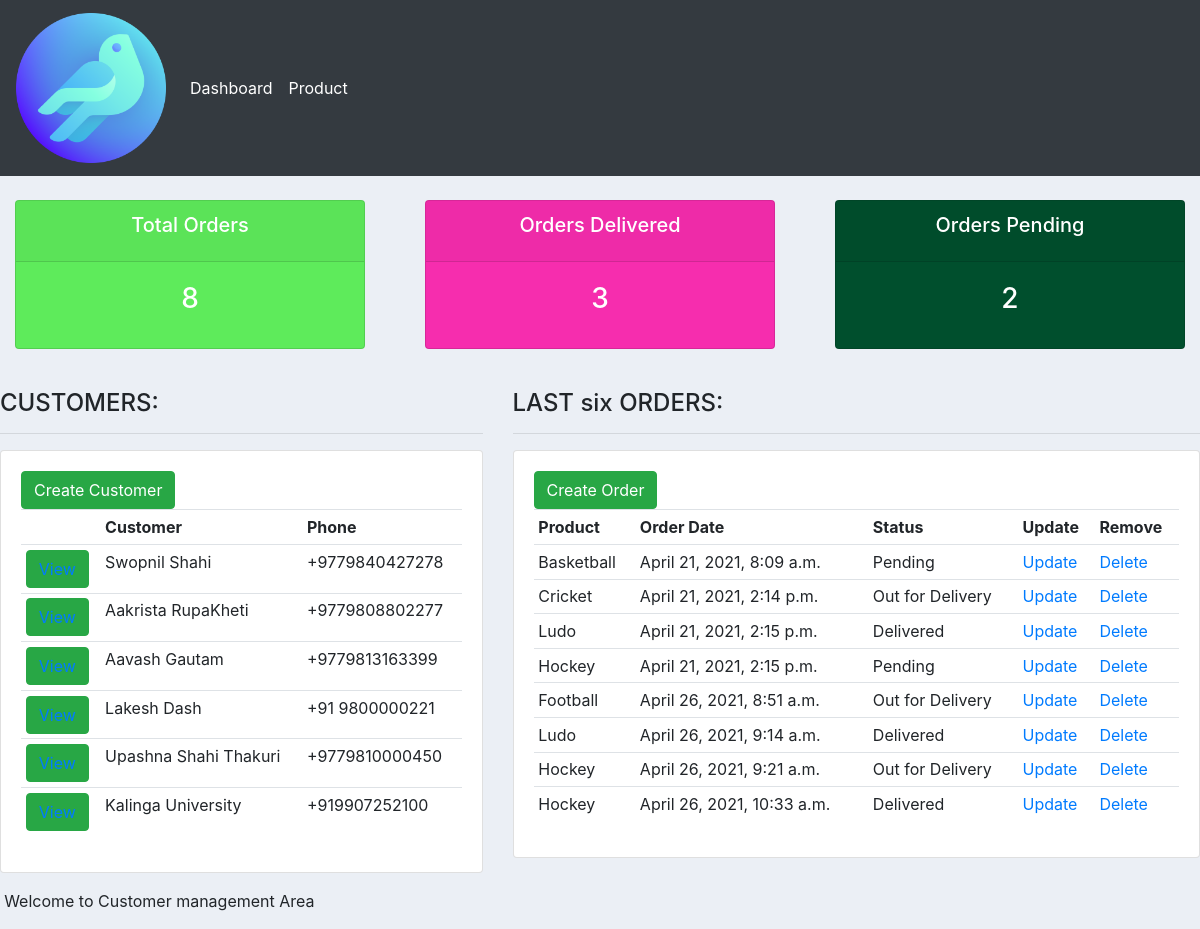
The page / on the database its author committed.
### accounts/models.py (models this page shows, shortened)
class Customer(models.Model):
    name = models.CharField(max_length = 150, null = True)
    phone = models.CharField(max_length = 150, null = True)
    email = models.EmailField(max_length = 150, null = True)
    date_created = models.DateTimeField(auto_now_add = True, null= True)

class Order(models.Model):
    STATUS = (
        ('Pending', 'Pending'),
        ('Out for Delivery', 'Out for Delivery'),
        ('Delivered','Delivered',)
    )
    customer = models.ForeignKey(Customer, null=True, on_delete = models.SET_NULL)
    product = models.ForeignKey(Product, null = True, on_delete = models.SET_NULL)
    date_created = models.DateTimeField(auto_now_add = True)
    status = models.CharField(max_length = 200, null = True, choices = STATUS)

class Product(models.Model):
    CATEGORY = (
        ('Indoor','Indoor'),
        ('Outdoor','Outdoor'),
    )
    name = models.CharField(max_length = 150, null = True)
    price = models.FloatField(null = True)
    category = models.CharField(max_length = 150, null = True, choices = CATEGORY)
    description = models.CharField(max_length = 250, null = True, blank = True)
    date_created = models.DateTimeField(auto_now_add = True, null = True)
    tags = models.ManyToManyField(Tag)
    def __str__(self):
        return self.name

### accounts/views.py (the view)
# urls.py: path('', views.home, name='home'),
def home(request):
    orders = Order.objects.all()
    customers = Customer.objects.all()
    total_customers = customers.count()
    total_orders = orders.count()
    delivered = orders.filter(status = 'Delivered').count()
    pending = orders.filter(status = 'Pending').count()
    context = {'orders':orders, 'customers':customers,
	'total_orders':total_orders,'delivered':delivered,
	'pending':pending }
    return render(request, 'accounts/dashboard.html', context )

### accounts/templates/accounts/dashboard.html
{% extends 'accounts/main.html' %}
{% block content %}
{% include 'accounts/status.html' %}
    <br>
    <div class="row justify-content-between">
        <div class="col-md-5">
            <h4>CUSTOMERS:</h4>
            <hr>
            <div class="card">
                <div class="card-body">
                    <a href="#"><button type="button" class="btn btn-success">Create Customer</button></a>
                    <table class="table table-sm">
                        <tr>
                            <th></th>
                            <th>Customer</th>
                            <th>Phone</th>
                        </tr>
                        {% for customer in customers %}
                            <tr>
                                <td><button class="btn btn-success"><a href="{% url 'customer' customer.id %}">View</a></button></td>
                                <td>{{ customer.name }}</td>
                                <td>{{customer.phone }}</td>
                            </tr>
                        {% endfor %}
                    </table>
                </div>
              </div>
        </div>
        <div class="col-md-7">
            <h4>LAST six ORDERS:</h4>
            <hr>
            <div class="card">
                <div class="card-body">
                    <a href="{% url 'create_order' %}"><button type="button" class="btn btn-success">Create Order</button></a>
                    <table class="table table-sm">
                        <tr>
                            <th>Product</th>
                            <th>Order Date</th>
                            <th>Status</th>
                            <th>Update</th>
                            <th>Remove</th>
                        </tr>
                        {% for order in orders %}
                        <tr>
                            <td>{{ order.product}}</td>
                            <td>{{order.date_created }}</td>
                            <td>{{ order.status }}</td>
                            <td><a href="{% url 'update_order' order.id %}"> Update </a></td>
                            <td><a href="{% url 'delete_order' order.id %}"> Delete </a></td>
                        </tr>
                        {% endfor %}
                    </table>
                </div>
              </div>
        </div>
{% endblock %}

### accounts/templates/accounts/main.html (shortened to what this page needs)
{% load static %}
<!DOCTYPE html>
<html lang="en">
<head>
    <link rel="stylesheet" href="https://maxcdn.bootstrapcdn.com/bootstrap/4.0.0/css/bootstrap.min.css">
	<link rel="stylesheet" href="{% static 'css/main.css' %}">
</head>
<body>
    {% include 'accounts/navbar.html' %}
    {% block content %}
    {% endblock %}
    {% include 'accounts/footer.html' %}
</body>
</html>

### accounts/templates/accounts/navbar.html (shortened to what this page needs)
{% load static %}
<nav class="navbar navbar-expand-lg navbar-dark bg-dark">
    <a class="navbar-brand" href="#"><img src="{% static '/images/twitter.png' %}" alt="logo" width="150px" height="150px"></a>
    <div class="collapse navbar-collapse" id="navbarNav">
      <ul class="navbar-nav">
        <li class="nav-item active">
          <a class="nav-link" href="{% url 'home' %}">Dashboard</a>
        </li>
        <li class="nav-item active">
          <a class="nav-link" href="{% url 'product' %}">Product</a>
        </li>
      </ul>
    </div>
  </nav>

### accounts/templates/accounts/status.html
<br>
<div class="row">
	<div class="col">
		<div class="col-md">
			<div class="card text-center text-white  mb-3" id="total-orders">
			  	<div class="card-header">
			  		<h5 class="card-title">Total Orders</h5>
			  	</div>
			  	<div class="card-body">
			    	<h3 class="card-title">{{total_orders }}</h3>
			  	</div>
			</div>
		</div>
	</div>
	<div class="col">
		<div class="col-md">
			<div class="card text-center text-white  mb-3" id="orders-delivered">
			  	<div class="card-header">
			  		<h5 class="card-title">Orders Delivered</h5>
			  	</div>
			  	<div class="card-body">
			    	<h3 class="card-title">{{delivered}}</h3>
			  	</div>
			</div>
		</div>
	</div>
	<div class="col">
		<div class="col-md">
			<div class="card text-center text-white  mb-3" id="orders-pending">
			  	<div class="card-header">
			  		<h5 class="card-title">Orders Pending</h5>
			  	</div>
			  	<div class="card-body">
			    	<h3 class="card-title">{{pending}}</h3>
			  	</div>
			</div>
		</div>
	</div>
</div>

### accounts/templates/accounts/footer.html
<footer class="page-footer font-small ">
  <div class="footer-copyright text-center py-3">© Welcome to Customer management Area
  </div>
</footer>

### static/css/main.css (style rules this page uses)
body { background-color: #ebeff5; }
#total-orders { background-color: #5EEB5B; }
#orders-delivered { background-color: #F62DAE; }
#orders-pending { background-color: #004F2D; }

### rows shown on the page
Customer: name "Swopnil Shahi", phone "+9779840427278"
Customer: name "Aakrista RupaKheti", phone "+9779808802277"
Customer: name "Aavash Gautam", phone "+9779813163399"
Customer: name "Lakesh Dash", phone "+91 9800000221"
Customer: name "Upashna Shahi Thakuri", phone "+9779810000450"
Customer: name "Kalinga University", phone "+919907252100"
Order: product "Basketball", date_created "April 21, 2021, 8:09 a.m.", status "Pending"
Order: product "Cricket", date_created "April 21, 2021, 2:14 p.m.", status "Out for Delivery"
Order: product "Ludo", date_created "April 21, 2021, 2:15 p.m.", status "Delivered"
Order: product "Hockey", date_created "April 21, 2021, 2:15 p.m.", status "Pending"
Order: product "Football", date_created "April 26, 2021, 8:51 a.m.", status "Out for Delivery"
Order: product "Ludo", date_created "April 26, 2021, 9:14 a.m.", status "Delivered"
Order: product "Hockey", date_created "April 26, 2021, 9:21 a.m.", status "Out for Delivery"
Order: product "Hockey", date_created "April 26, 2021, 10:33 a.m.", status "Delivered"

### other values the page prints
{{ total_orders }} "8"
{{ delivered }} "3"
{{ pending }} "2"
